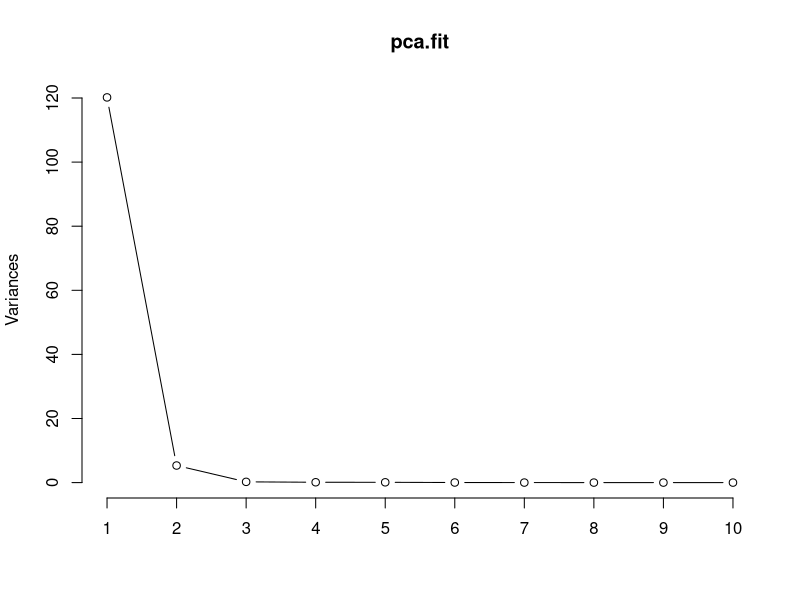
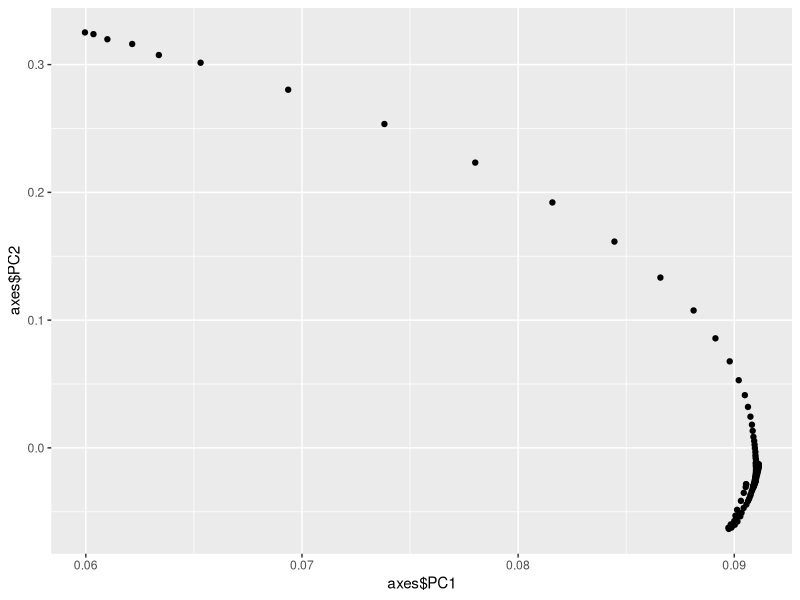
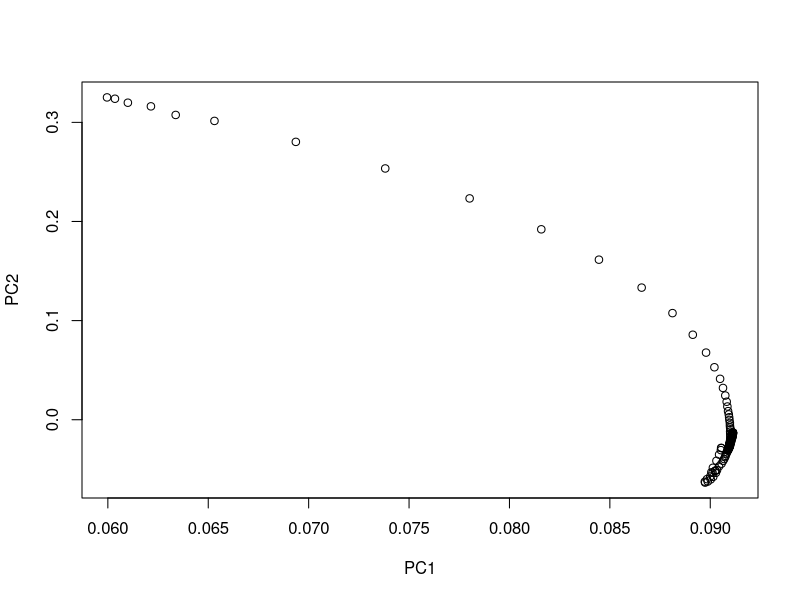
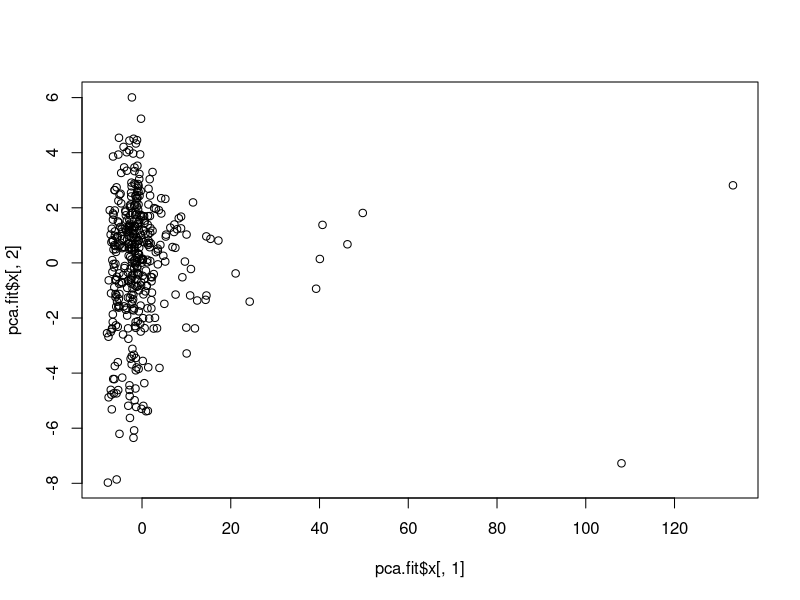

Write R code to recreate these figures, in order.
library("ggplot2")
setwd("~/TDDE01/lab2")
data <- data.frame(read.csv2("NIRSpectra.csv"))
data.features <- subset(data, select = -c(Viscosity))
pca.fit <-prcomp(x = data.features, center = TRUE, scale. = TRUE)
axes <- as.data.frame(pca.fit$rotation[,1:2])
print(pca.fit)
plot(pca.fit, type="l")
# Proportion of variance for PC1 & PC2 = 0.99614
qplot(x=axes$PC1, y=axes$PC2, data=pca.fit$scores)
plot(pca.fit$rotation)
plot(pca.fit$x[,1], pca.fit$x[,2])
